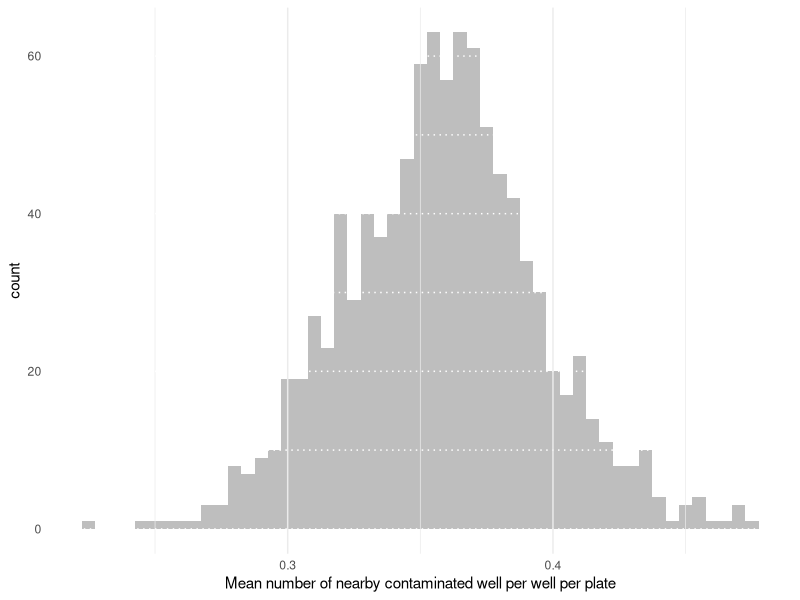

Generate this figure with R:
## ---- chunk 1
library(knitr)
opts_chunk$set(fig.path='../../static/images/', warning = FALSE, message = FALSE)
## ---- chunk 2
library(assertthat)
library(ggplot2)
library(dplyr)
## ---- chunk 3
random_well <- function(n) sample(1:n, 1)
## ---- chunk 4
initiate_plate <- function() matrix(rep(0, 96), nrow = 8, ncol = 12)
## ---- chunk 5
plate_generate <- function(plate = initiate_plate(), n) {
    assert_that(is.numeric(n), n < 96)

    ## this function contaminate a plate well if it is not already contaminated.
    ## it uses recursion to do so.
    contaminer <- function(mat) {
        x <- random_well(8) # sample one line at random
        y <- random_well(12) # sample one column at random

        if (mat[x, y] != 1) {
            mat[x, y] <- 1
            mat
        } else {
            contaminer(mat)
        }
    }

    ## if the plate already have *n* contaminated wells, return it.
    ## otherwise create a plate with *n - 1* contaminated wells.
    ## this kind of recursion is particularly useful to think about.
    if (sum(plate < n)) {
        ## if the plate does not have n wells contaminated
        contaminer(plate_generate(plate, n - 1))
        ## generate another plate with *n - 1* contaminated wells,
        ## and contaminate another random well.
    } else {
        plate
    }
}
## ---- chunk 6
n_plate_generate <- function(number_of_plate, number_of_conta) {
    lapply(1:number_of_plate, function(i) plate_generate(n = number_of_conta))
}
## ---- chunk 7
n_plate_generate(3, 3)
## ---- chunk 8

has_nearby_conta <- function(plate, line, column) {
    assert_that(is.matrix(plate), is.numeric(line), is.numeric(column))

    x      <- line
    y      <- column
    p      <- plate
    nearby <- c()

    bord_gauche     <- function(col) ifelse(col == 1 , TRUE, FALSE)
    bord_droite     <- function(col) ifelse(col == 12, TRUE, FALSE)
    bord_sup        <- function(row) ifelse(row == 1 , TRUE, FALSE)
    bord_inf        <- function(row) ifelse(row == 8 , TRUE, FALSE)

    coin_sup_gauche <- function(row, col) ifelse(bord_gauche(col) & bord_sup(row), TRUE, FALSE)
    coin_inf_gauche <- function(row, col) ifelse(bord_gauche(col) & bord_inf(row), TRUE, FALSE)
    coin_inf_droite <- function(row, col) ifelse(bord_droite(col) & bord_inf(row), TRUE, FALSE)
    coin_sup_droite <- function(row, col) ifelse(bord_droite(col) & bord_sup(row), TRUE, FALSE)

    if      (coin_sup_gauche(x, y)) { nearby <- c(nearby, p[x, y+1], p[x+1, y+1], p[x+1, y])}
    else if (coin_inf_gauche(x, y)) { nearby <- c(nearby, p[x-1, y], p[x-1, y+1], p[x, y+1])}
    else if (coin_sup_droite(x, y)) { nearby <- c(nearby, p[x, y-1], p[x+1, y-1], p[x+1, y])}
    else if (coin_inf_droite(x, y)) { nearby <- c(nearby, p[x, y-1], p[x-1, y-1], p[x-1, y])}
    else if (bord_gauche(y))        { nearby <- c(nearby, p[x-1, y], p[x-1, y+1], p[x, y+1], p[x+1, y+1], p[x+1, y])}
    else if (bord_droite(y))        { nearby <- c(nearby, p[x-1, y], p[x-1, y-1], p[x, y-1], p[x+1, y-1], p[x+1, y])}
    else if (bord_sup(x))           { nearby <- c(nearby, p[x, y-1], p[x+1, y-1], p[x+1, y], p[x+1, y+1], p[x, y+1])}
    else if (bord_inf(x))           { nearby <- c(nearby, p[x, y-1], p[x-1, y-1], p[x-1, y], p[x-1, y+1], p[x, y+1])}
    else {
        nearby <- c(nearby,
                    p[x-1, y-1], p[x, y-1], p[x+1, y-1],
                    p[x-1, y  ],            p[x+1, y  ],
                    p[x-1, y+1], p[x, y+1], p[x+1, y+1] )
    }

    ## normalise to 1 if > 1
    nearby[nearby > 0] <- 1

    ## return the mean of the nearby matrix.
    mean(nearby)
}
## ---- chunk 9
count_nearby_conta_well <- function(plate) {
    locate_conta_well <- function(plate) {
        which(plate != 0, arr.ind = TRUE)
    }

    ## stores the positions of contaminated wells inside a list of the form
    ## ( (row . column)
    ##   (row . column) )
    well_list <- locate_conta_well(plate)

    mean(
        apply(well_list, 1,
              function(x) {
            has_nearby_conta(plate, line = x[1], column = x[2])
        }))
}
## ---- chunk 10
count_conta <- function(plate) length(which(plate != 0))
## ---- chunk 11
n_plate <- 1000
## ---- chunk 12
# generate `n_plate` with C contaminated well
random_weak <- n_plate_generate(n_plate, 35)
## count the average number of nearby contaminated well per well and average it
## over the plate. Do it to all the plate in random_weak.
random_weak_mean_list <- lapply(random_weak, count_nearby_conta_well)
## ---- chunk 13
head(random_weak, n = 3)
## ---- chunk 14
head(random_weak_mean_list, n = 3)
## ---- chunk 15
plot_mean_distrib <- function(random_mean_list) {

    random_mean_list %>%
        unlist() %>%
        data.frame(wellcount = .) %>%
        ggplot(aes(wellcount)) +
        geom_histogram(binwidth = 0.005, fill = "gray") +
        labs(x = "Mean number of nearby contaminated well per well per plate") +
        theme_minimal() +
        theme(panel.ontop = TRUE,
              panel.grid.major.y =
                  element_line(colour = "white", size = 0.5, linetype = "dotted"),
              panel.grid.minor.y =
                  element_line(colour = "white", size = 0.5, linetype = "dotted"))

}
## ---- chunk 16
plot_mean_distrib(random_weak_mean_list)
## ---- chunk 17
factorial <- function(n) {
    Reduce(f = `*`, x = 1:n, init = 1)
}
